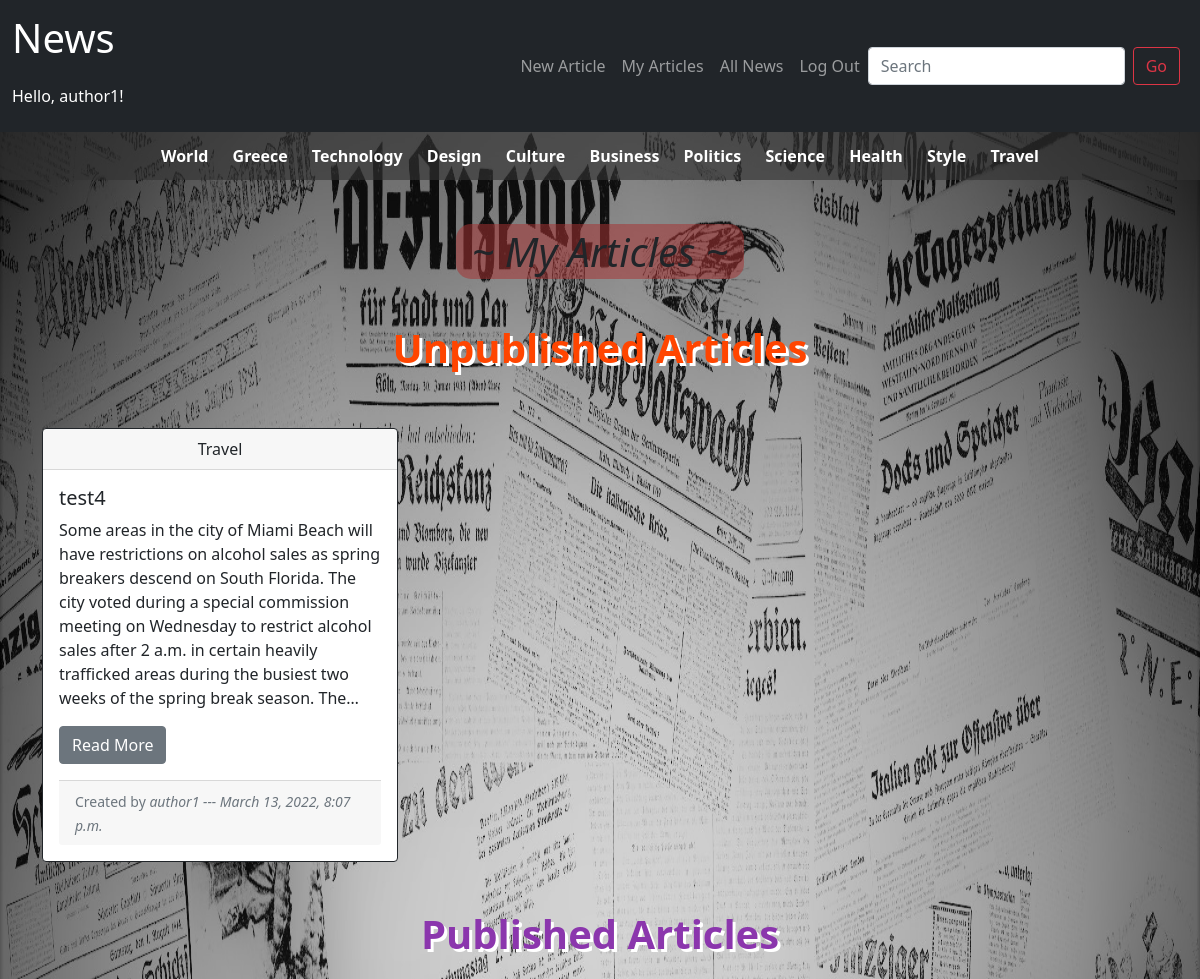
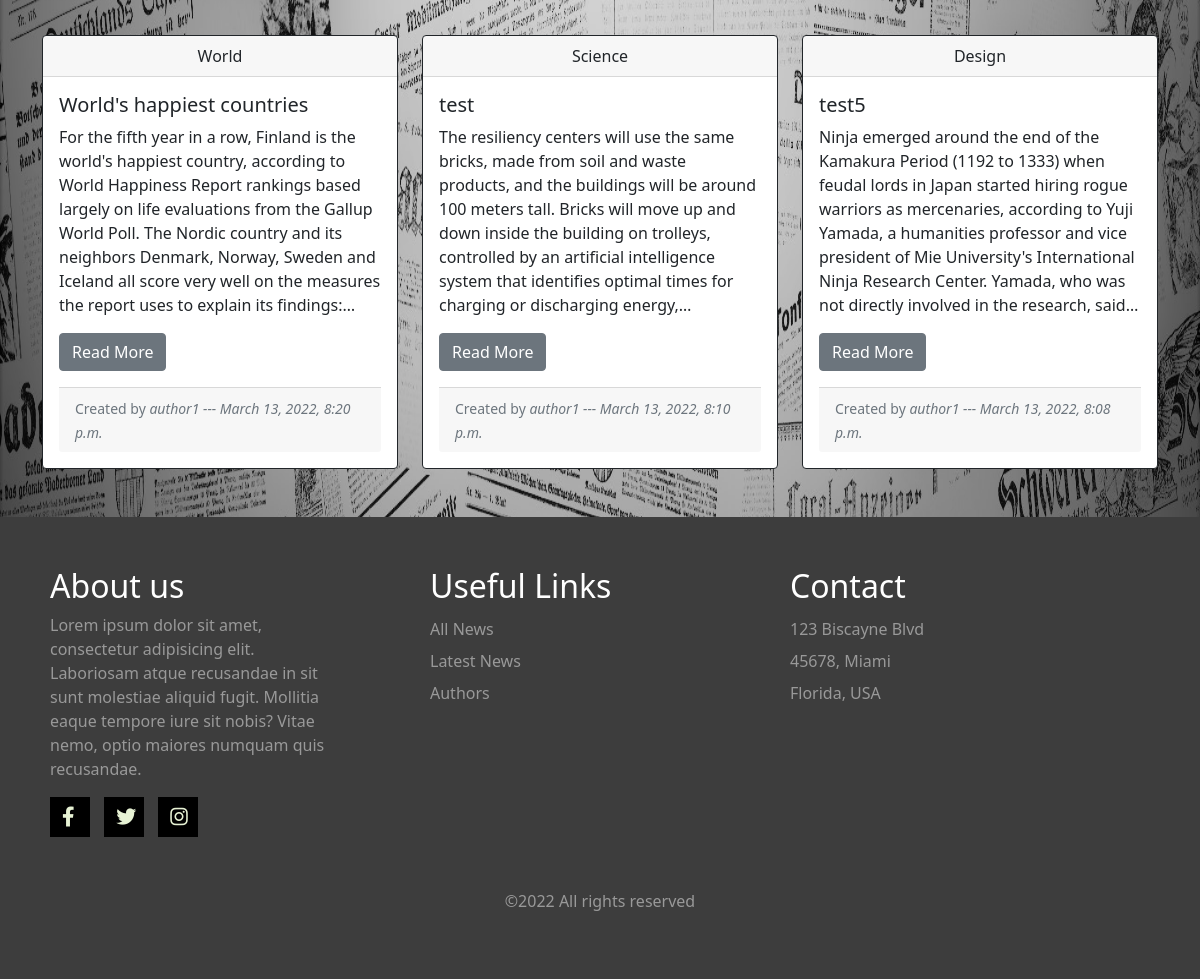
The page /profile/author1 (signed in) on the database its author committed (2 pictures, top to bottom).
### news/models.py (models this page shows, shortened)
class Article(models.Model):
    title = models.CharField(max_length=200)
    author = models.ForeignKey(Author, related_name="author", on_delete=models.CASCADE)
    content = models.TextField(max_length=5000)
    created = models.DateTimeField(auto_now_add=True)
    category = models.ForeignKey(Category, on_delete=models.CASCADE, blank=True, null=True)
    published = models.BooleanField(default=False)
    class Meta:
        ordering = ['-created']

class Category(models.Model):
    category = models.CharField(max_length=16)
    def __str__(self):
        return f"{self.category}"

class Author(models.Model):
    name = models.ForeignKey(User, related_name="name_author", on_delete=models.CASCADE)
    note = models.CharField(max_length=1000)
    image = models.ImageField(upload_to='news/static/images/', blank=True, null=True)

### news/views.py (the view)
# urls.py: path("profile/<str:username>", views.profile_view, name="profile"),
def profile_view(request, username):
    profile_user = User.objects.get(username=username)
    if request.user.is_authenticated:
        author = Author.objects.get(name=profile_user)
        article = Article.objects.filter(author=author, published=True)
        unpublishedArticles = Article.objects.filter(author=author, published=False)
        articlesNum = len(article)
        paginator = Paginator(article,15)
        page_number = request.GET.get('page')
        articles = paginator.get_page(page_number)
        context = { 'articles': articles,
                    'articlesNum': articlesNum,
                    'profile_user': profile_user,
                    'current_user': request.user,
                    'unpublishedArticles': unpublishedArticles
                    }
        return render(request, "news/profile.html", context)

### news/templates/news/profile.html (shortened to what this page needs)
{% extends "news/layout.html" %}
{% block body %}
<div class="container my-5">
    {% if request.user.is_authenticated %}
        {% if profile_user.id == current_user.id %}
            <h1 class="text-center mt-3"><i><span class="px-3" style="background-color: rgba(168, 52, 52, 0.534);border-radius: 15px;">~ My Articles ~</span></i></h1>
        {% else %}
            <h1 class="text-center mt-3"><i><span class="px-3" style="background-color: rgba(168, 52, 52, 0.534);border-radius: 15px;">~ Articles by {{profile_user.username}} ~</span></i></h1>
        {% endif %}
        {% if profile_user.id == current_user.id %}
            <div class="container justify-content-center">
                <h1 class="text-center mt-5"><b style="color: orangered;text-shadow: 3px 3px rgb(255, 255, 255);">Unpublished Articles</b></h1>
            </div>
            <div class="row row-cols-1 row-cols-md-3 g-4">
                {% for article in unpublishedArticles %}
                <div class="col">
                    <div class="card border-dark mt-5">
                        <div class="card-header text-center">{{ article.category }}</div>
                        <div class="card-body text-dark">
                            <h5 class="card-title">{{ article.title }}</h5>
                            <p class="card-text article content">{{ article.content }}</p>
                            <a href="{% url 'article' article.title %}" class="btn btn-secondary mb-3">Read More</a>
                            <div class="card-footer">
                                <small class="text-muted">Created by <i>{{ article.author.name }} </i></small>
                                <small class="text-muted text-end"><i>--- {{ article.created }}</i></small>
                            </div>
                        </div>
                    </div>
                </div>
                {% endfor %}
            </div>
            <div class="container justify-content-center">
                <h1 class="text-center mt-5"><b style="color: rgb(139, 54, 173);text-shadow: 3px 3px rgb(255, 255, 255);">Published Articles</b></h1>
            </div>
        {% endif %}
        <div class="row row-cols-1 row-cols-md-3 g-4">
            {% for article in articles %}
            <div class="col">
                <div class="card border-dark mt-5">
                    <div class="card-header text-center">{{ article.category }}</div>
                    <div class="card-body text-dark">
                        <h5 class="card-title">{{ article.title }}</h5>
                        <p class="card-text article content">{{ article.content }}</p>
                        <a href="{% url 'article' article.title %}" class="btn btn-secondary mb-3">Read More</a>
                        <div class="card-footer">
                            <small class="text-muted">Created by <i>{{ article.author.name }} </i></small>
                            <small class="text-muted text-end"><i>--- {{ article.created }}</i></small>
                        </div>
                    </div>
                </div>
            </div>
            {% empty %}
            <div class="container justify-content-center">
                <h1 class="text-center mt-5" style="padding: 10vh 0px 20vh 0px;color: rgb(206, 47, 47);text-shadow: 3px 3px rgb(255, 255, 255);"><b>No current articles</b></h1>
            </div>
            {% endfor %}
        </div>
    {% endif %}
</div>
{% endblock %}

### news/templates/news/layout.html (shortened to what this page needs)
{% load static %}
<!DOCTYPE html>
<html lang="en">
    <head>
        <link href="https://cdn.jsdelivr.net/npm/bootstrap@5.1.3/dist/css/bootstrap.min.css" rel="stylesheet">
        <link rel="stylesheet" type="text/css" href="https://cdnjs.cloudflare.com/ajax/libs/font-awesome/6.0.0/css/all.min.css">
        <link rel="stylesheet" href="{% static 'news/styles.css' %}">
    </head>
    <body class="main-page">
        <nav class="navbar navbar-expand-md navbar-dark bg-dark">
            <div class="container-xxl">
                <div>
                    <a class="navbar-brand fs-1" href="{% url 'index' %}">News</a>
                    {% if user.is_authenticated %}
                        <p class="mt-3" style="color:white;">Hello, {{user.username}}!</p>
                    {% else %}
                        <h6 class="mt-3" style="color:white;">Not signed in</h6>
                    {% endif %}
                </div>
                <div class="collapse navbar-collapse justify-content-end align-center me-2" id="main-nav">
                    <ul class="navbar-nav">
                        {% if user.is_staff %}
                            {% for group in user.groups.all %}
                                {% if group.name == 'editors' %}
                                <li class="nav-item">
                                    <a class="nav-link" href="{% url 'unpublished' %}">Unpublished Articles</a>
                                </li>
                                {% elif group.name == 'authors' %}
                                    <li class="nav-item">
                                        <a class="nav-link" href="{% url 'create' %}">New Article</a>
                                    </li>
                                    <li class="nav-item">
                                        <a class="nav-link" href="{% url 'profile' user.username %}">My Articles</a>
                                    </li>
                                {% endif %}
                            {% endfor %}
                        {% endif %}
                        <li class="nav-item">
                            <a class="nav-link" href="{% url 'all_news' %}">All News</a>
                        </li>
                        {% if user.is_authenticated %}
                            <li class="nav-item">
                                <a class="nav-link" href="{% url 'logout' %}">Log Out</a>
                            </li>
                        {% endif %}
                    </ul>
                    <form class="d-flex" action="{% url 'search' %}" method="POST">
                        <input class="form-control me-2" type="text" id="query" name="query" placeholder="Search" aria-label="Search">
                        <button class="btn btn-outline-danger" type="submit">Go</button>
                    </form>
                </div>
            </div>
        </nav>
        <div class="text-center" id="categories_div">
            <a href="{% url 'category' 1 %}"><strong>World</strong></a>
            <a href="{% url 'category' 2 %}"><strong>Greece</strong></a>
            <a href="{% url 'category' 3 %}"><strong>Technology</strong></a>
            <a href="{% url 'category' 4 %}"><strong>Design</strong></a>
            <a href="{% url 'category' 5 %}"><strong>Culture</strong></a>
            <a href="{% url 'category' 6 %}"><strong>Business</strong></a>
            <a href="{% url 'category' 7 %}"><strong>Politics</strong></a>
            <a href="{% url 'category' 8 %}"><strong>Science</strong></a>
            <a href="{% url 'category' 9 %}"><strong>Health</strong></a>
            <a href="{% url 'category' 10 %}"><strong>Style</strong></a>
            <a href="{% url 'category' 11 %}"><strong>Travel</strong></a>
        </div>
        {% block body %}
        {% endblock %}
        <footer class="footer">
            <div class="footer-left">
                <h2>About us</h2>
                <p>Lorem ipsum dolor sit amet, consectetur adipisicing elit. Laboriosam atque recusandae in sit sunt molestiae aliquid fugit. Mollitia eaque tempore iure sit nobis? Vitae nemo, optio maiores numquam quis recusandae.</p>
                <div class="socials">
                    <a href="#"><i class="fab fa-facebook-f"></i></a>
                    <a href="#"><i class="fab fa-twitter"></i></a>
                    <a href="#"><i class="fab fa-instagram"></i></a>
                </div>
            </div>
            <ul class="footer-right">
                <li>
                    <h2>Useful Links</h2>
                    <ul class="box">
                        <li><a href="{% url 'all_news' %}">All News</a></li>
                        <li><a href="{% url 'index' %}">Latest News</a></li>
                        <li><a href="{% url 'authors' %}">Authors</a></li>
                    </ul>
                </li>
                <li>
                    <h2>Contact</h2>
                    <ul class="box">
                        <li>123 Biscayne Blvd</li>
                        <li>45678, Miami</li>
                        <li>Florida, USA</li>
                    </ul>
                </li>
            </ul>
            <div class="footer-bottom">
                <p>&copy;2022 All rights reserved</p>
            </div>
        </footer>
    </body>
</html>

### news/static/news/styles.css (style rules this page uses)
.main-page { background-image: url('../images/newsbg1.jpg'); background-repeat: no-repeat; background-attachment: fixed; background-size: 100% 100%; }
#categories_div { width: 100%; height: 10%; background-color: rgba(51, 51, 51, 0.637); padding-top: 1%; padding-bottom: 1%; word-spacing: 20px; }
#categories_div a { text-decoration: none; color: white; }
.footer { display: flex; flex-flow: row wrap; padding: 50px; color: #fff; background-color: rgb(61, 61, 61); }
.footer > * { flex: 1 100%; }
.footer-left { margin-right: 1.25em; margin-bottom: 2em; }
.footer ul { list-style: none; padding-left: 0; }
.footer li { line-height: 2em; }
.footer a { text-decoration: none; }
.footer-right { display: flex; flex-flow: row wrap; }
.footer-right > * { flex: 1 50%; margin-right: 1.25em; }
.footer-right h2 { color: white; }
.box { padding-bottom: 20px; }
.box a, li { color: #999; }
.footer-bottom { text-align: center; color: #999; padding-top: 20px; }
.footer-left p { padding-right: 20%; color: #999; }
.socials a { background-color: black; width: 40px; height: 40px; display: inline-block; margin-right: 10px; }
.socials a i { color: #e7f2d4; padding: 10px 12px; font-size: 20px; }
@media screen and (min-width: 600px) { .footer-right > * { flex: 1; } }
@media screen and (min-width: 600px) { .footer-left { flex: 1 0px; } }
@media screen and (min-width: 600px) { .footer-right { flex: 2 0px; } }
.article { width: 100%; overflow: hidden; }
.content { display: -webkit-box; -webkit-line-clamp: 8; -webkit-box-orient: vertical; }

### rows shown on the page
Article: category "Travel", title "test4", content "Some areas in the city of Miami Beach will have restrictions on alcohol sales as spring breakers descend on South Florida. The city voted during a special commission meeting on Wednesday to restrict alcohol sales after 2 a.m. in certain heavily trafficked areas during the busiest two weeks of the spring break season.…", author.name "author1", created "March 13, 2022, 8:07 p.m."
Article: category "World", title "World's happiest countries", content "For the fifth year in a row, Finland is the world's happiest country, according to World Happiness Report rankings based largely on life evaluations from the Gallup World Poll. The Nordic country and its neighbors Denmark, Norway, Sweden and Iceland all score very well on the measures the report uses to explain its…", author.name "author1", created "March 13, 2022, 8:20 p.m."
Article: category "Science", title "test", content "The resiliency centers will use the same bricks, made from soil and waste products, and the buildings will be around 100 meters tall. Bricks will move up and down inside the building on trolleys, controlled by an artificial intelligence system that identifies optimal times for charging or discharging…", author.name "author1", created "March 13, 2022, 8:10 p.m."
Article: category "Design", title "test5", content "Ninja emerged around the end of the Kamakura Period (1192 to 1333) when feudal lords in Japan started hiring rogue warriors as mercenaries, according to Yuji Yamada, a humanities professor and vice president of Mie University's International Ninja Research Center. Yamada, who was not directly involved in the research,…", author.name "author1", created "March 13, 2022, 8:08 p.m."

### other values the page prints
{{ user.username }} "author1"
